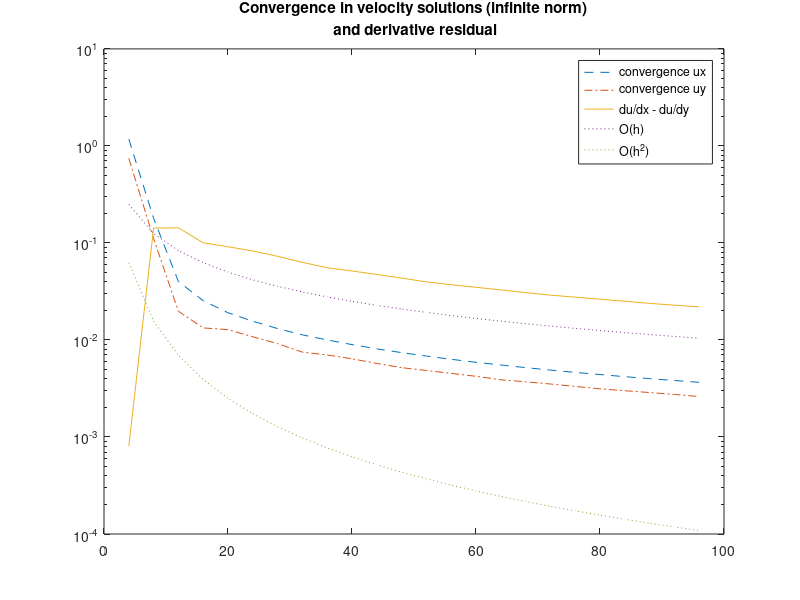
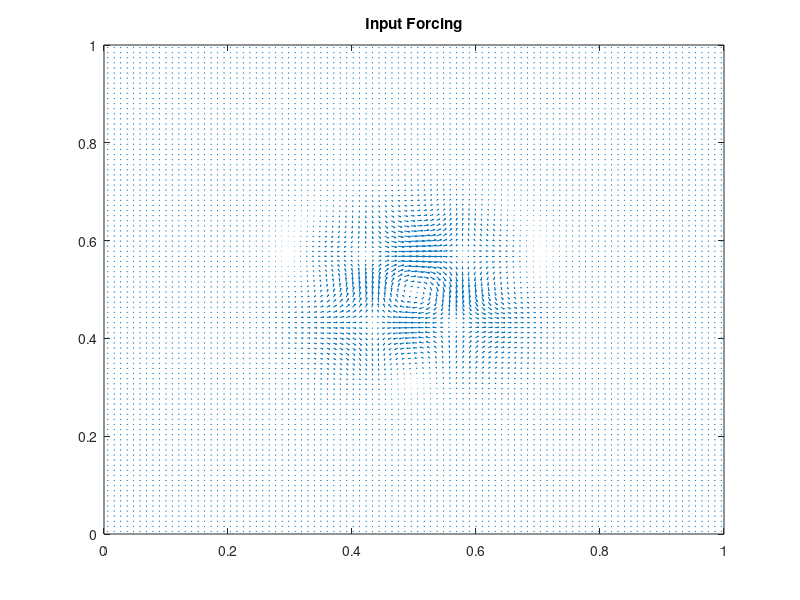
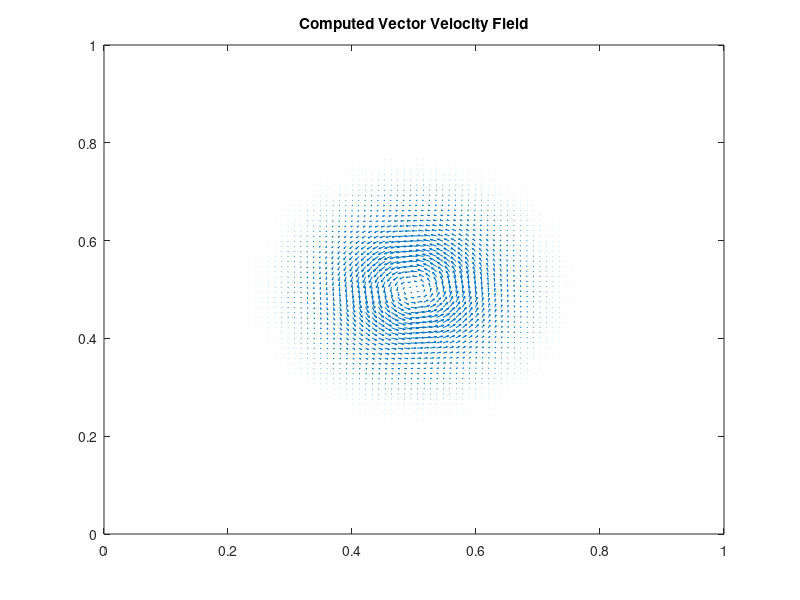
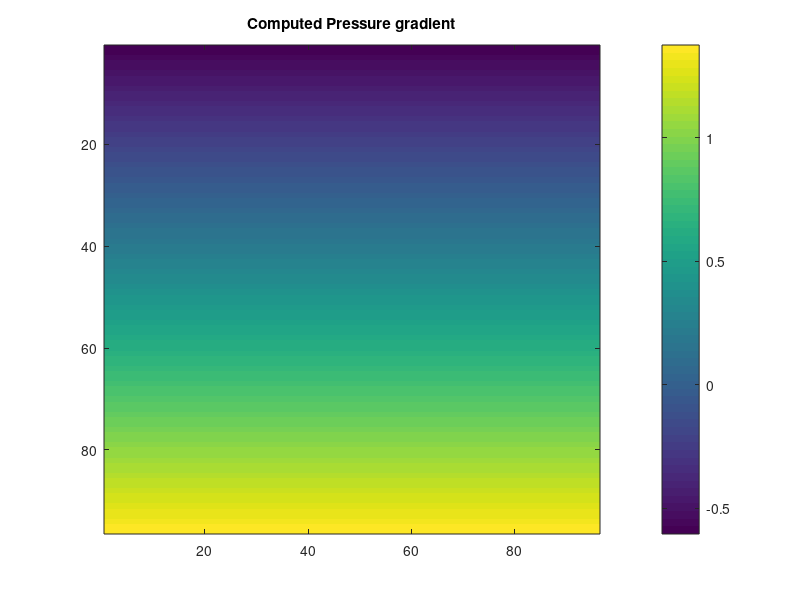

MATLAB code to generate these figures, in order:
% Marker and Cell - Navier.
clear all
close all

test = 1;

L = 1;
nn = 4:4:96;

for ii = 1:length(nn)
n = nn(ii);
h = L/n;

[xc,yc]   = ndgrid(h/2:h:L-h/2, h/2:h:L-h/2); % Cell centres
[xdx,ydx] = ndgrid(h:h:L-h, h/2:h:L-h/2); % x walls 
[xdy,ydy] = ndgrid(h/2:h:L-h/2, h:h:L-h); % y walls 

%% Operators
% 2nd order double derivative centred difference operator
ddxx = @(m,k) 1/k^2*spdiags([ones(m+1,1) -2*ones(m+1,1) ones(m+1,1)],[-1,0,1],m-1,m-1); 

% derivative function (calculating from centres to walls) 
ddxc = @(m,k) 1/k*spdiags([-ones(m+1,1) ones(m+1,1)],[0,1],m-1,m); 

% derivative function (calculating from walls to centres)
ddxw = @(m,k) 1/k*spdiags([-ones(m+1,1) ones(m+1,1)],[-1,0],m,m-1); 

% Averager for plotting vectors
av = @(m) 0.5*spdiags([ones(m,1) ones(m,1)],[-1,0],m,m-1);

% Boundary conditions on the average matrix
Av = av(n);
Av([1,end]) = 1;

%% Scale to 2D
I = speye(n,n);
Dxx = kron(I,ddxx(n,h));
Dyy = kron(ddxx(n,h),I);
Dpx = kron(I,ddxc(n,h));
Dpy = kron(ddxc(n,h),I);
Dx = kron(I,ddxw(n,h));
Dy = kron(ddxw(n,h),I);
S1 = sparse(size(Dxx,2),size(Dxx,1)); % sparse zero matrix for super matrix
S2 = sparse(size(Dpx,2),size(Dpx,2));
Avx = kron(I,Av);
Avy = kron(Av,I);

%f1 = 9.8*xdx;
%f2 = zeros(n-1,n);
%f2(1:end) = 10;

%% Define Force Fields, 
%Here is pure curl (get spiral flow)
f1 = 0.5 - ydx;
f2 =  - 0.5 + xdy;

grav = 3;
f1 = f1 + grav;
% Centre force fields for plotting
fc1 = reshape(Avx*f1(:),size(xc));
fc2 = reshape(Avy*f2(:),size(yc));

%% TESTING
a = 0.01;
ux    = (1 - 2*ydx) .* exp( -( ((xdx - 0.5).^2)/a + ((ydx - 0.5).^2)/a) );
uy    = -(1 - 2*xdy) .* exp( -( ((xdy - 0.5).^2)/a + ((ydy - 0.5).^2)/a) );
pres  = 2*(xc);
F1    = ( (2*ydx-1).*(2*a - (1 - 2*xdx).^2) .* exp( -( ((xdx - 0.5).^2)/a + ((ydx - 0.5).^2)/a) ) )./a^2 + 2;
F2    = -( (2*xdy-1).*(2*a - (1 - 2*ydy).^2) .* exp( -( ((xdy - 0.5).^2)/a + ((ydy - 0.5).^2)/a) ) )./a^2;

%% Matrix solns and reformat

Z  = zeros(n,n);

% Build Super matrix
A = [Dxx, S1, Dpx
     S1, Dyy, Dpy
     Dx, Dy,  S2 ];
 
 
if test == 1
    f1 = F1;
    f2 = F2;
end


b = [f1(:);f2(:);Z(:)];

X = A\b;

N = length(xdx(:));
u1 = reshape(X(1:N),size(xdx));
u2 = reshape(X(N+1:2*N),size(xdy));
P  = reshape(X(2*N+1 : end),size(xc));

if test == 1
    resdiff = reshape(Dx*ux(:) + Dy*uy(:),size(xc));
    
    res1x = abs(u1 - ux);
    res1y = abs(u2 - uy);
    res2  = abs(pres - P);

    r1(ii) = norm(res1x,'inf');
    r2(ii) = norm(res1y,'inf');
    r3(ii) = norm(resdiff,'inf');
end

end

% Average velocity components and centre for plotting
fc1 = reshape(Avx*f1(:),size(xc));
fc2 = reshape(Avy*f2(:),size(yc));
uc1 = reshape(Avx*u1(:),size(xc));
uc2 = reshape(Avy*u2(:),size(yc));


%% Plotting


figure(1)
semilogy(nn,r1,'--',nn,r2,'-.',nn,r3,nn,1./nn,':',nn,1./nn.^2,':')
legend('convergence ux','convergence uy','du/dx - du/dy','O(h)','O(h^2)')
title(sprintf('Convergence in velocity solutions (infinite norm)\n and derivative residual'))

figure(2)
quiver(xc,yc,fc1,fc2)
title('Input Forcing')

figure(3);
quiver(xc,yc,uc1,uc2)
title('Computed Vector Velocity Field')

figure(4)
imagesc(P)
colorbar
title('Computed Pressure gradient')
